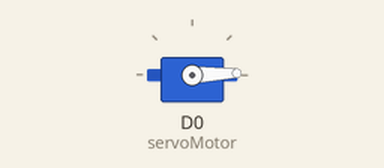
The sketch below on a simulated ESP8266 (NodeMCU). Parts: servo.

Above: at 0.05 s.
At 1.2 s:
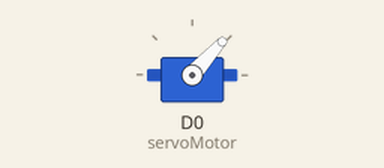
At 2.1 s:
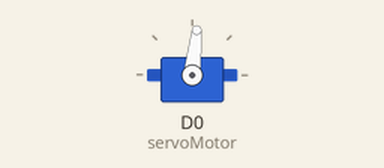
At 4.15 s:
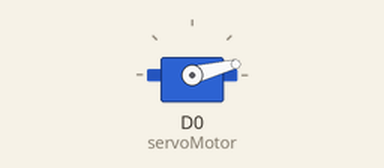
Timing chart, 0 to 5.9 s (numbered marks = the images above):
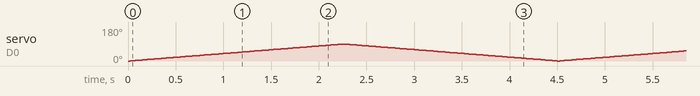

The sketch:

servo_paso_a_paso.ino
```cpp
/*
  Creado: Luis del Valle (ldelvalleh@programarfacil.com)
  https://programarfacil.com
*/

// Incluímos la librería para poder controlar el servo
#include <Servo.h>

// Declaramos la variable para controlar el servo
Servo servoMotor;

void setup() {
  // Iniciamos el monitor serie para mostrar el resultado
  Serial.begin(9600);

  // Iniciamos el servo para que empiece a trabajar con el pin D0
  servoMotor.attach(D0);

  // Inicializamos al ángulo 0 el servomotor
  servoMotor.write(0);
}

void loop() {

  // Vamos a tener dos bucles uno para mover en sentido positivo y otro en sentido negativo
  // Para el sentido positivo
  for (int i = 0; i <= 90; i++)
  {
    // Desplazamos al ángulo correspondiente
    servoMotor.write(i);
    // Hacemos una pausa de 25ms
    delay(25);
  }

  // Para el sentido negativo
  for (int i = 89; i > 0; i--)
  {
    // Desplazamos al ángulo correspondiente
    servoMotor.write(i);
    // Hacemos una pausa de 25ms
    delay(25);
  }
}
```
